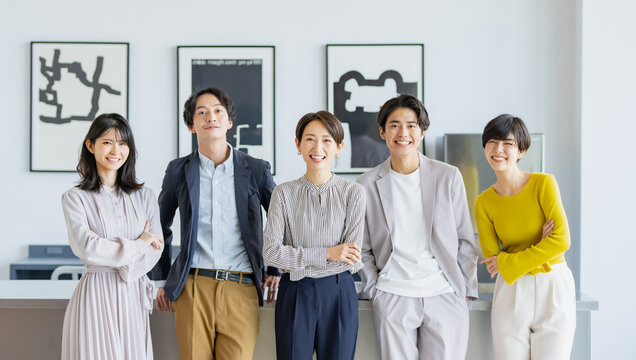
#> input picture 授業/授業/360_F_582923026_kQi1CuHQRnzoCw3Xu6qnMmrcCAxXkyw9.jpg, 636 x 360 px
$ python temp_mach.py
#> lines starting #> are read from the running program, lines starting #| are printed output that depends on the picture
import cv2
import numpy as np

def load_img(path):
    with open(path, 'rb') as f:
        return cv2.imdecode(np.frombuffer(f.read(), dtype=np.uint8), cv2.IMREAD_COLOR)
#> returned value is the input picture: shape (360, 636, 3); mean B, G, R 175.3, 178.4, 177.9

def main():
    img_path = r"C:\Users\ktc\Desktop\消さないでね\授業\授業\360_F_582923026_kQi1CuHQRnzoCw3Xu6qnMmrcCAxXkyw9.jpg"
    temp_path = r"C:\Users\ktc\Desktop\消さないでね\授業\授業\temp.jpg"

    img = load_img(img_path)
    template = load_img(temp_path)
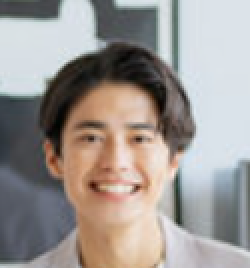
#> input picture 授業/授業/temp.jpg, 125 x 134 px (shown 2 times larger)
#> in load_img, returned value is the input picture: shape (134, 125, 3); mean B, G, R 147.1, 150.9, 157.1

    algorithms = [
        ("SSD", cv2.TM_SQDIFF),
        ("SAD", cv2.TM_SQDIFF_NORMED),
        ("NCC", cv2.TM_CCORR_NORMED),
        ("ZNCC", cv2.TM_CCOEFF_NORMED)
    ]

    print("1: SSD, 2: SAD, 3: NCC, 4: ZNCC")
    try:
        choice = int(input("アルゴリズムの番号を選択してください (1-4): ")) - 1
#> the answer given: 1
        algo_name, method = algorithms[choice]
    except (ValueError, IndexError):
        print("無効な入力です。")
        return

    print(f"{algo_name} でマッチングを実行します")

    gray_img = cv2.cvtColor(img, cv2.COLOR_BGR2GRAY)
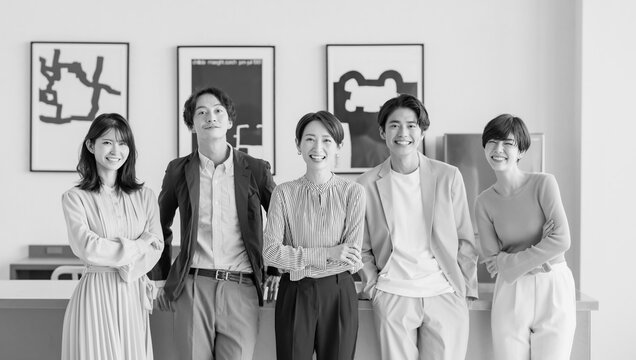
#> gray_img: shape (360, 636); min 0, max 255, mean 177.9
    gray_temp = cv2.cvtColor(template, cv2.COLOR_BGR2GRAY)
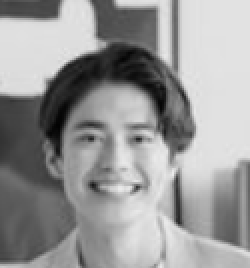
#> gray_temp: shape (134, 125) (shown 2 times larger); min 2, max 235, mean 152.3

    match = cv2.matchTemplate(gray_img, gray_temp, method)
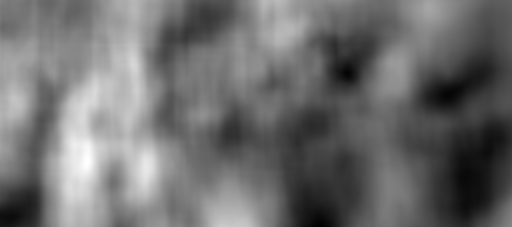
#> match: shape (227, 512) float32; min 67157952, max 220169440, mean 133265968; drawn with min black and max white
    min_value, max_value, min_pt, max_pt = cv2.minMaxLoc(match)
#> min_value = 67157952; max_value = 220169440; min_pt = (320, 226); max_pt = (87, 162)

    if method in [cv2.TM_SQDIFF, cv2.TM_SQDIFF_NORMED]:
        top_left = min_pt
#> top_left = (320, 226)
        val = min_value
#> val = 67157952
    else:
        top_left = max_pt
        val = max_value

    h, w = template.shape[:2]
#> h = 134; w = 125
    bottom_right = (top_left[0] + w, top_left[1] + h)
#> bottom_right = (445, 360)

    cv2.rectangle(img, top_left, bottom_right, (0, 0, 255), 3)
    cv2.putText(img, f"Val: {val:.3f}", (top_left[0], top_left[1] - 10), cv2.FONT_HERSHEY_SIMPLEX, 0.8, (0, 0, 255), 2)
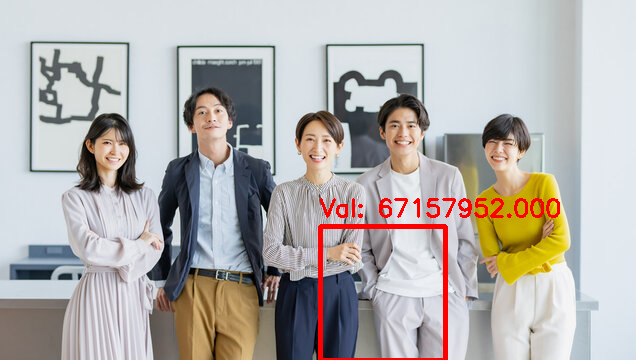
#> img: shape (360, 636, 3); mean B, G, R 172.7, 175.5, 179.2

    # 画面に収まるようにリサイズ表示
    h_img, w_img = img.shape[:2]
#> h_img = 360; w_img = 636
    if h_img > 800 or w_img > 1200:
        scale = min(1200 / w_img, 800 / h_img)
        img = cv2.resize(img, None, fx=scale, fy=scale)

    cv2.imshow("Template", template)
    cv2.imshow("Result", img)
    cv2.waitKey(0)
    cv2.destroyAllWindows()

if __name__ == "__main__":
    main()
